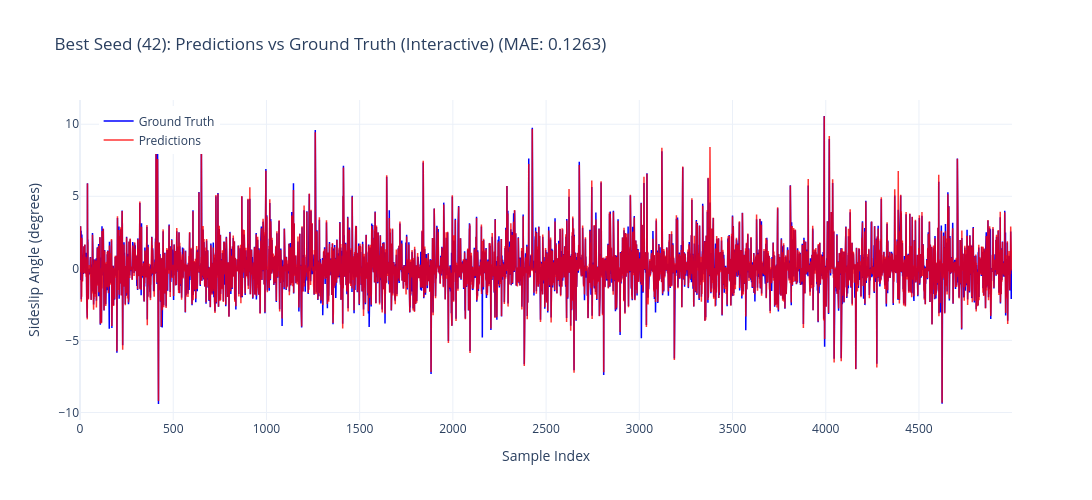
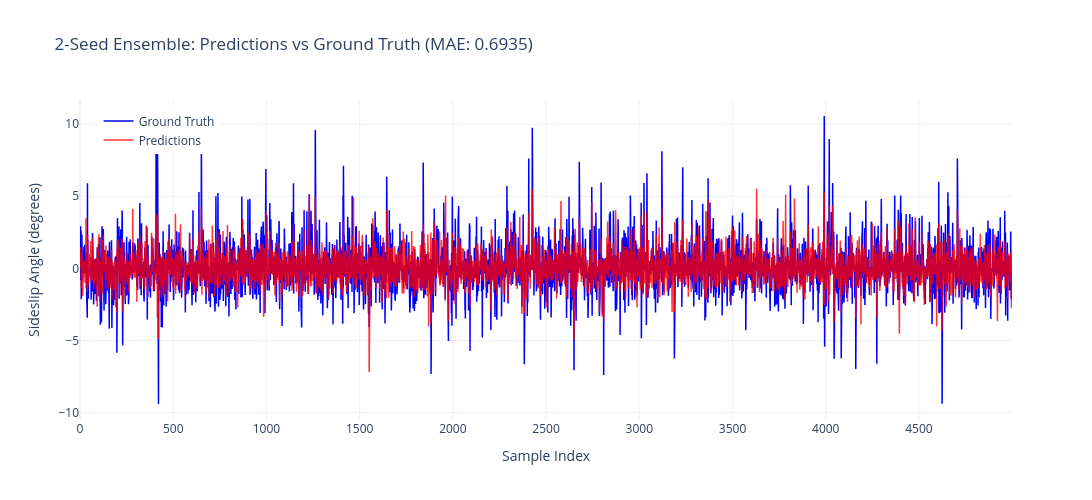

The notebook cell saved with these charts, in order:
### Markdown cell above
---
## 12. Interactive Predictions vs Ground Truth

### Code cell
# Interactive line plot showing predictions overlaid on ground truth
from utils.visualization import plot_predictions_vs_truth

# Generate predictions for selected seeds if not already available
seeds = [42, 2024]
seed_preds = {}
targets = None

for seed in seeds:
    model, _ = run_sweep_experiment(
        INPUT_SIZE, train_loader, val_loader, band_dict, device,
        seed=seed,
        stage1_epochs=35,
        stage2_epochs=45,
        stage2_lr=7e-5,
        threshold=2.5,
        slope=1.5,
        verbose=False
    )
    preds, targs = get_predictions(model, val_loader, device=device)
    preds = preds.detach().cpu().numpy() if torch.is_tensor(preds) else np.asarray(preds)
    targs = targs.detach().cpu().numpy() if torch.is_tensor(targs) else np.asarray(targs)
    seed_preds[seed] = preds
    if targets is None:
        targets = targs

# Using predictions from seed 42 (best single model)
fig_line = plot_predictions_vs_truth(
    seed_preds[42], targets,
    title='Best Seed (42): Predictions vs Ground Truth (Interactive)',
    max_samples=5000
)
fig_line.show()

# Also show ensemble predictions
ensemble_2seed = np.mean([seed_preds[42], seed_preds[2024]], axis=0)
fig_ensemble = plot_predictions_vs_truth(
    ensemble_2seed, targets,
    title='2-Seed Ensemble: Predictions vs Ground Truth',
    max_samples=5000
)
fig_ensemble.show()

### Figure 1 — Plotly figure (JSON) as saved in the notebook; plotly's stock layout.template omitted (floating-point values rounded to 4 significant figures; data arrays with more than 128 entries replaced by an {"elided": "..."} marker saying what was removed)
{"data": [{"hovertemplate": "Index: %{x}<br>Truth: %{y:.3f}<extra></extra>", "line": {"color": "blue", "width": 1.5}, "mode": "lines", "name": "Ground Truth", "type": "scatter", "y": {"elided": "5000 float values"}}, {"hovertemplate": "Index: %{x}<br>Pred: %{y:.3f}<extra></extra>", "line": {"color": "red", "width": 1.5}, "mode": "lines", "name": "Predictions", "opacity": 0.8, "type": "scatter", "y": {"elided": "5000 float values"}}], "layout": {"height": 500, "hovermode": "x unified", "legend": {"x": 0.02, "y": 0.98}, "title": {"text": "Best Seed (42): Predictions vs Ground Truth (Interactive) (MAE: 0.1263)"}, "width": 1200, "xaxis": {"title": {"text": "Sample Index"}}, "yaxis": {"title": {"text": "Sideslip Angle (degrees)"}}}}

### Figure 2 — Plotly figure (JSON) as saved in the notebook; plotly's stock layout.template omitted (floating-point values rounded to 4 significant figures; data arrays with more than 128 entries replaced by an {"elided": "..."} marker saying what was removed)
{"data": [{"hovertemplate": "Index: %{x}<br>Truth: %{y:.3f}<extra></extra>", "line": {"color": "blue", "width": 1.5}, "mode": "lines", "name": "Ground Truth", "type": "scatter", "y": {"elided": "5000 float values"}}, {"hovertemplate": "Index: %{x}<br>Pred: %{y:.3f}<extra></extra>", "line": {"color": "red", "width": 1.5}, "mode": "lines", "name": "Predictions", "opacity": 0.8, "type": "scatter", "y": {"elided": "5000 float values"}}], "layout": {"height": 500, "hovermode": "x unified", "legend": {"x": 0.02, "y": 0.98}, "title": {"text": "2-Seed Ensemble: Predictions vs Ground Truth (MAE: 0.6935)"}, "width": 1200, "xaxis": {"title": {"text": "Sample Index"}}, "yaxis": {"title": {"text": "Sideslip Angle (degrees)"}}}}
